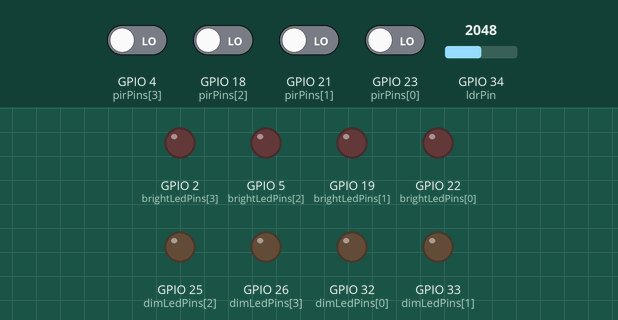
This sketch was run on a simulated ESP32. Shown: output pins drawn as LEDs (lit = HIGH). The inputs (shaded band) are chosen by the test bench; at power-on: GPIO 4 (pirPins[3]), GPIO 18 (pirPins[2]), GPIO 21 (pirPins[1]), GPIO 23 (pirPins[0]) LOW, GPIO 34 (ldrPin) = 2048. What the sketch prints to the serial monitor is not drawn.

Above: at 1.2 s.
1.3 s: GPIO 4 (pirPins[3]) driven HIGH
At 2.0 s:
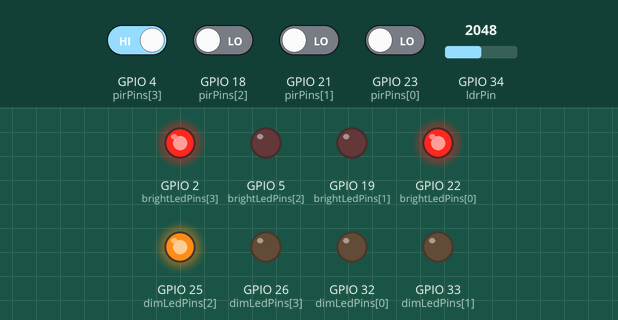
2.8 s: GPIO 18 (pirPins[2]) driven HIGH
At 3.3 s:
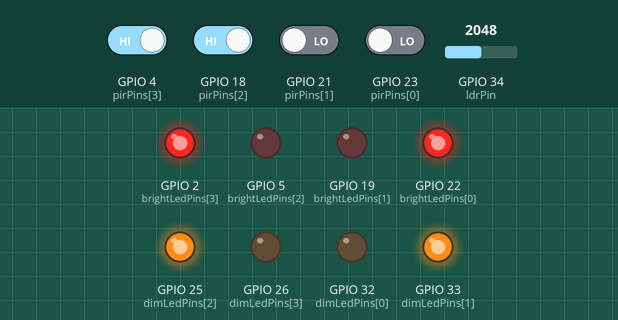
4.3 s: GPIO 4 (pirPins[3]) driven LOW
At 4.7 s:
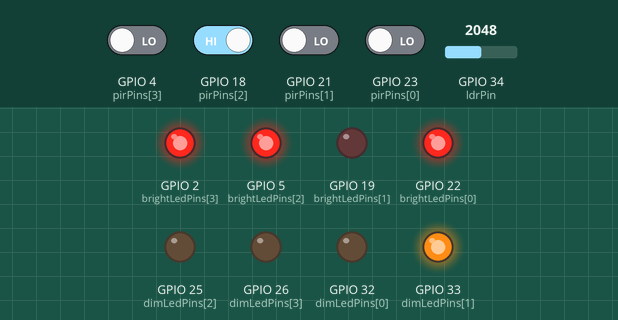
5.8 s: GPIO 21 (pirPins[1]) driven HIGH
At 7.0 s:
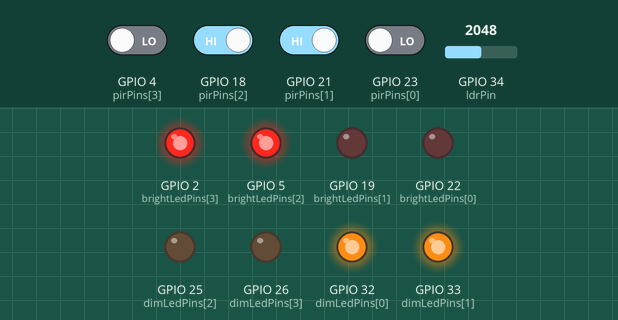
7.3 s: GPIO 18 (pirPins[2]) driven LOW
At 8.5 s:
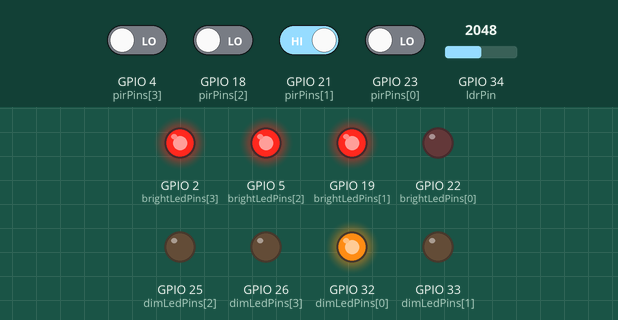
8.8 s: GPIO 23 (pirPins[0]) driven HIGH
At 10.0 s:
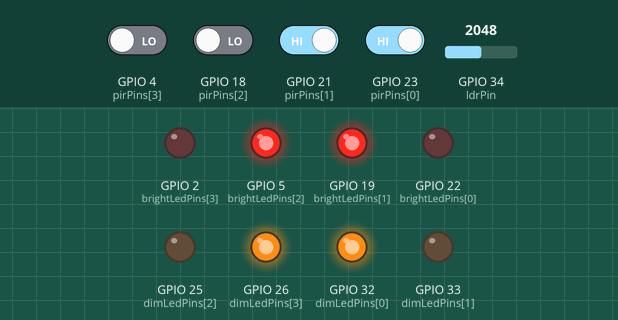
Timing chart, 0 to 11.3 s (numbered marks = the images above; inputs shaded):
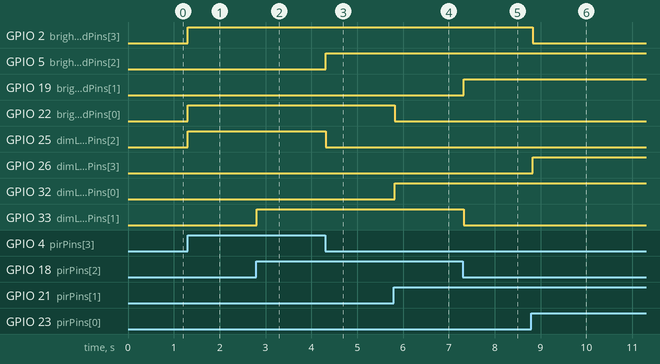

The sketch:

sketch.ino
```cpp
// Define pins
const int ldrPin = 34;    // LDR connected to analog pin 34

// PIR sensor pins
const int pirPins[4] = {23, 21, 18, 4};

// LED pins - must be different from PIR pins
const int brightLedPins[4] = {22, 19, 5, 2};  // Changed from pin 19 to avoid conflict
const int dimLedPins[4] = {32, 33, 25, 26};     // Different set of pins

// Variables
int pirStates[4] = {0, 0, 0, 0};
bool nightMode = false;
const int ldrThreshold = 2000;
unsigned long lastMotionTime = 0;
const unsigned long dimDelay = 5000;

void setup() {
  Serial.begin(115200);

  // Initialize PIR sensors as inputs
  for (int i = 0; i < 4; i++) {
    pinMode(pirPins[i], INPUT);
  }

  // Initialize all LEDs as outputs
  for (int i = 0; i < 4; i++) {
    pinMode(brightLedPins[i], OUTPUT);
    pinMode(dimLedPins[i], OUTPUT);
    digitalWrite(brightLedPins[i], LOW);
    digitalWrite(dimLedPins[i], LOW);
  }
}

void loop() {
  // Read LDR value
  int ldrValue = analogRead(ldrPin);
  nightMode = (ldrValue > ldrThreshold);

  Serial.print("LDR: ");
  Serial.print(ldrValue);
  Serial.print(" | Night: ");
  Serial.println(nightMode ? "YES" : "NO");

  if (nightMode) {
    // Read all PIR sensors
    bool motionDetected = false;
    for (int i = 0; i < 4; i++) {
      pirStates[i] = digitalRead(pirPins[i]);
      if (pirStates[i] == HIGH) {
        motionDetected = true;
        lastMotionTime = millis();
      }
    }

    // Control lights
    if (motionDetected) {
      for (int i = 0; i < 4; i++) {
        if (pirStates[i] == HIGH) {
          // Activate bright LEDs for current and next 2 poles
          digitalWrite(brightLedPins[(i-1)%4], HIGH);
          digitalWrite(brightLedPins[i], HIGH);
          digitalWrite(brightLedPins[(i+1)%4], HIGH);

          // Deactivate dim LEDs for these poles
          digitalWrite(dimLedPins[(i-1)%4], LOW);
          digitalWrite(dimLedPins[i], LOW);
          digitalWrite(dimLedPins[(i+1)%4], LOW);

          // Handle the previous pole
          digitalWrite(brightLedPins[(i+3)%4], LOW);
          digitalWrite(dimLedPins[(i+3)%4], HIGH);
        }
      }
    }
    else {
      // No motion - check if we should dim
      if (millis() - lastMotionTime > dimDelay) {
        for (int i = 0; i < 4; i++) {
          digitalWrite(brightLedPins[i], LOW);
          digitalWrite(dimLedPins[i], HIGH);
        }
      }
    }
  }
  else {
    // Daytime - turn off all
    for (int i = 0; i < 4; i++) {
      digitalWrite(brightLedPins[i], LOW);
      digitalWrite(dimLedPins[i], LOW);
    }
    lastMotionTime = millis();
  }

  delay(100);
}
```

Measured:
- after the input at 1.3 s, GPIO 2 (brightLedPins[3]), GPIO 22 (brightLedPins[0]), GPIO 25 (dimLedPins[2]): LOW → HIGH at once
- after the input at 2.8 s, GPIO 33 (dimLedPins[1]): LOW → HIGH at once
- after the input at 4.3 s, GPIO 5 (brightLedPins[2]): LOW → HIGH at once; GPIO 25 (dimLedPins[2]): HIGH → LOW at once
- after the input at 5.8 s, GPIO 22 (brightLedPins[0]): HIGH → LOW at once; GPIO 32 (dimLedPins[0]): LOW → HIGH at once
- after the input at 7.3 s, GPIO 19 (brightLedPins[1]): LOW → HIGH at once; GPIO 33 (dimLedPins[1]): HIGH → LOW at once
- after the input at 8.8 s, GPIO 2 (brightLedPins[3]): HIGH → LOW at once; GPIO 26 (dimLedPins[3]): LOW → HIGH at once
